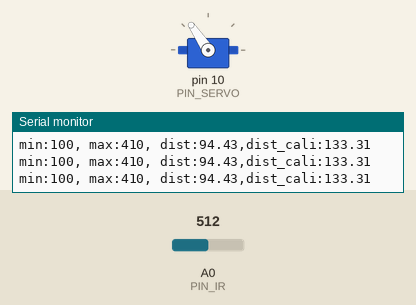
A sketch run on a simulated Arduino Uno, built with avr-gcc and run on an emulated ATmega328P. Shown: servo, the last lines printed to the serial monitor. The inputs (shaded band) are chosen by the test bench; at power-on: A0 (PIN_IR) = 512.

Above: at 1.27 s.
1.3 s: A0 (PIN_IR) set to 306
At 1.68 s:
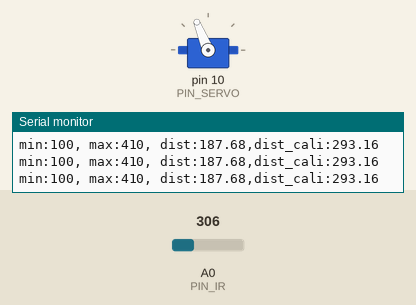
4.3 s: A0 (PIN_IR) set to 330
7.3 s: A0 (PIN_IR) set to 354
At 9.85 s:
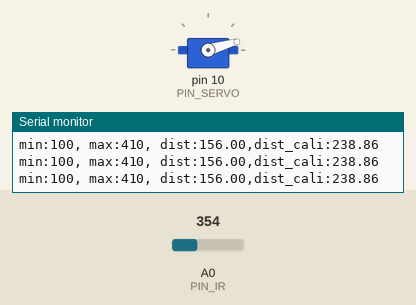
10.3 s: A0 (PIN_IR) set to 245
Timing chart, 0 to 13.3 s (numbered marks = the images above; inputs shaded):
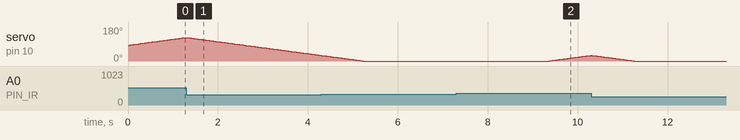

The sketch:

21_bbc_20213066.ino
```cpp
#include <Servo.h>

//Arduino pin assignment
#define PIN_SERVO 10
#define PIN_IR A0

//Framework setting
#define _DIST_MIN 100
#define _DIST_MAX 410

//Servo speed control
#define _SERVO_ANGLE 20.0
#define _SERVO_SPEED 100.0

//Servo range
#define _DUTY_MIN 1340
#define _DUTY_NEU 1400
#define _DUTY_MAX 1490

#define INTERVAL 10.0

//Servo instance
Servo myservo;
int a, b;

int duty_curr;
int duty_chg_per_interval;

void setup(){
//attach servo
  myservo.attach(PIN_SERVO);

//move servo to neutral position
  myservo.writeMicroseconds(_DUTY_NEU);
  duty_curr = _DUTY_NEU;

//initialize serial port
  Serial.begin(57600);

  a = 75;
  b = 250;

  //convert angle speed into duty change per interval.
  duty_chg_per_interval = (_DUTY_MIN - _DUTY_MAX) * (_SERVO_SPEED / _SERVO_ANGLE) * (float(INTERVAL)/1000.0);

}

float ir_distance(void){ // return value unit: mm
  float val;
  float volt = float(analogRead(PIN_IR));
  val = ((6762.0/(volt-9.0))-4.0) * 10.0;
  return val;
}

void loop(){
  float raw_dist = ir_distance();
  float dist_cali = 100 + 300.0 / (b - a) * (raw_dist - a);
  Serial.print("min:100, max:410, dist:");
  Serial.print(raw_dist);
  Serial.print(",dist_cali:");
  Serial.println(dist_cali);

  if(dist_cali > 255) {
    duty_curr += duty_chg_per_interval;
  }
  else {
    duty_curr -= duty_chg_per_interval;
  }

  myservo.writeMicroseconds(duty_curr);
  delay(20);
}
```

Measured:
- the behaviour switches between 338 and 339 on A0 (PIN_IR) (found by bisection; images 1 and 2)
- after the input at 7.3 s, servo on pin 10 (PIN_SERVO): moves from 0° to 30° over 0.92 s, starting after 2.1 s
